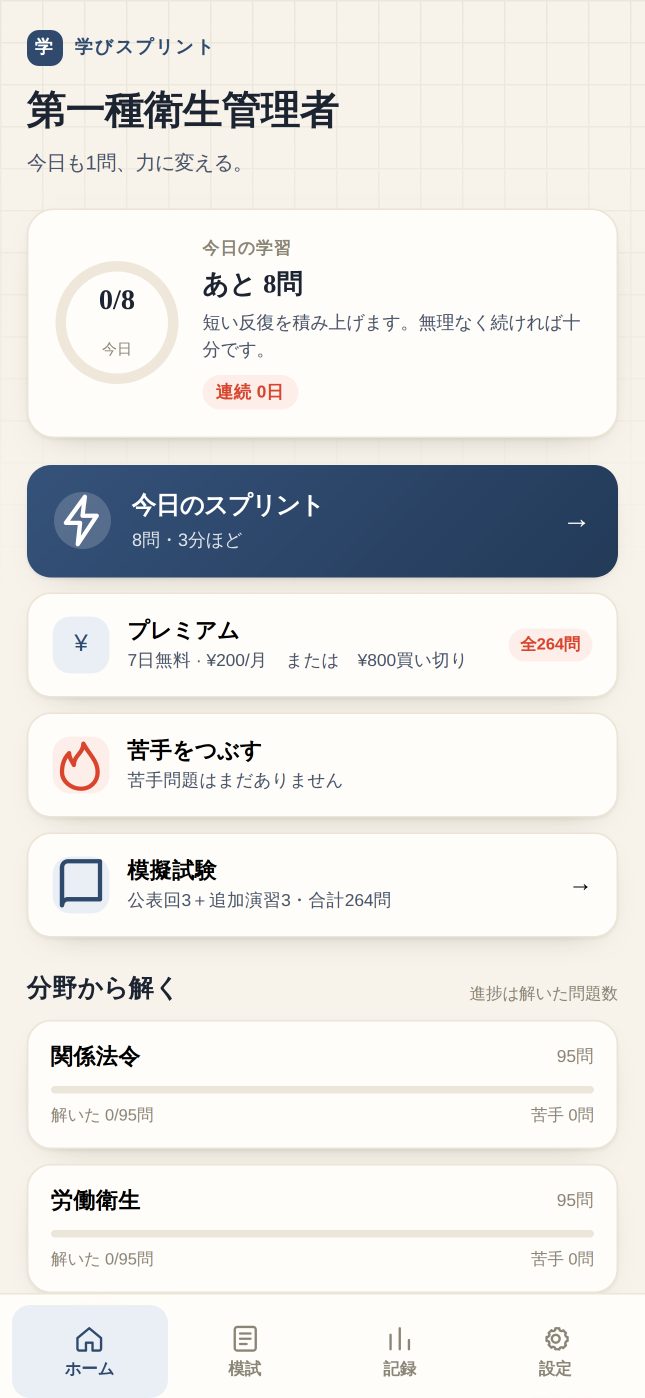
#> input picture automation/app2-005-hm1-metadata-assets/01-home.png, 1290 x 2796 px (shown at 1/2 size)
$ python -i hm2_fix_submission_prereqs.py   (imports and definitions only)
#> lines starting #> are read from the running program, lines starting #| are printed output that depends on the picture
#!/usr/bin/env python3
"""Resolve machine-fixable HM2 App Store submission prerequisites.

- Declare content rights on the App resource.
- Set the app itself to free pricing in Japan.
- Supply the required 12.9-inch iPad screenshot set from the audited app capture.

The source capture is preserved without cropping; side margins are added only to
meet Apple's required iPad screenshot canvas size.
"""
from __future__ import annotations

import argparse
import hashlib
import json
import os
from decimal import Decimal, InvalidOperation
from pathlib import Path

from PIL import Image

from app_store_connect_api import api_get, api_request, load_private_key, make_token
from app2_006_hm2_submit_review import (
    APP_ID,
    many,
    one,
    patch,
    request_ok,
    resolve_localization,
    resolve_version,
    upload_operations,
    wait_complete,
)

BASE_TERRITORY = "JPN"
IPAD_DISPLAY_TYPE = "APP_IPAD_PRO_3GEN_129"
IPAD_SIZE = (2048, 2732)


# [109 lines left out: functions rel_id, is_zero, ensure_content_rights, app_price_schedule, manual_prices, ensure_free_app_pricing, not called in this run]


def build_ipad_png(source: Path, dest: Path) -> None:
#> called with dest = 'out.png'
    with Image.open(source) as im:
#> im is the input picture: PIL image 1290x2796 RGB; mean R, G, B 230.2, 229.4, 226.8
        im = im.convert("RGB")
        target_w, target_h = IPAD_SIZE
        scale = min(target_w / im.width, target_h / im.height)
#> scale = 0.977
        inner_w = max(1, round(im.width * scale))
#> inner_w = 1260
        inner_h = max(1, round(im.height * scale))
#> inner_h = 2732
        resized = im.resize((inner_w, inner_h), Image.Resampling.LANCZOS)
        # Use the source screen's edge/background tone so the complete audited UI
        # remains visible and undistorted on the required iPad canvas.
        bg = im.getpixel((0, min(8, im.height - 1)))
#> bg = (236, 231, 218)
        canvas = Image.new("RGB", IPAD_SIZE, bg)
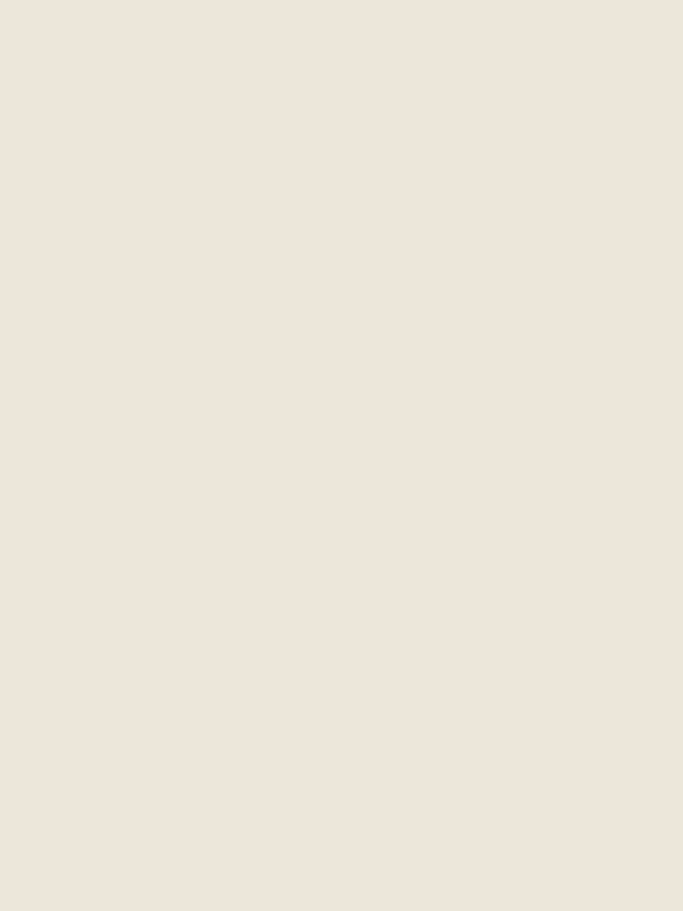
#> canvas: PIL image 2048x2732 RGB (shown at 1/3 size); mean R, G, B 236, 231, 218
        canvas.paste(resized, ((target_w - inner_w) // 2, (target_h - inner_h) // 2))
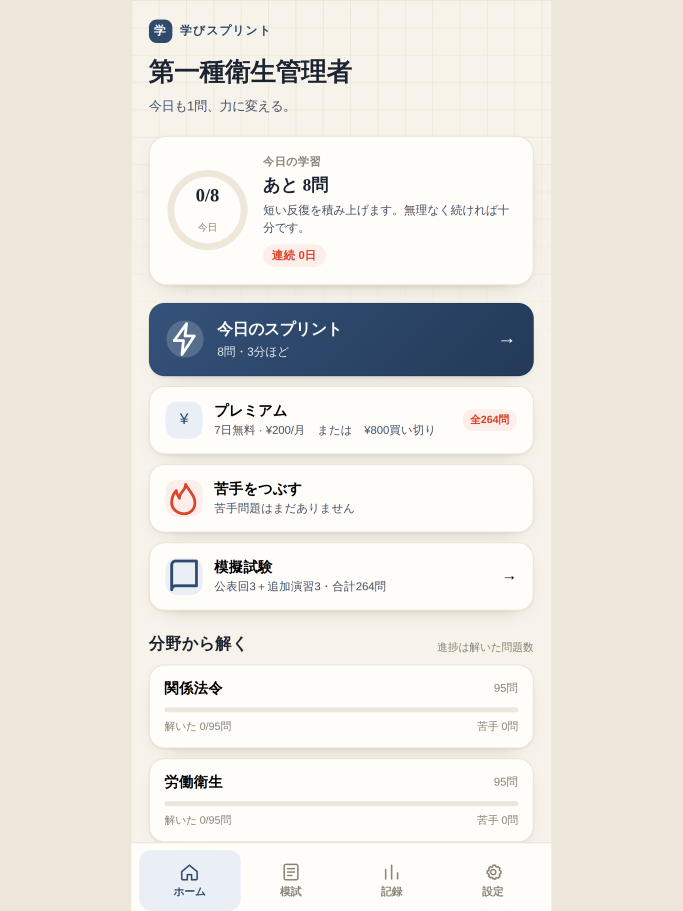
#> canvas: PIL image 2048x2732 RGB (shown at 1/3 size); mean R, G, B 232.4, 230, 223.4
        canvas.save(dest, format="PNG", optimize=True)
    with Image.open(dest) as check:
        if check.size != IPAD_SIZE:
            raise RuntimeError(f"iPad screenshot output size mismatch: {check.size}")


# [74 lines left out: functions ensure_ipad_screenshot, main, not called in this run]


# [2 lines not run here, left out]

>>> result = build_ipad_png('../automation/app2-005-hm1-metadata-assets/01-home.png', 'out.png')
